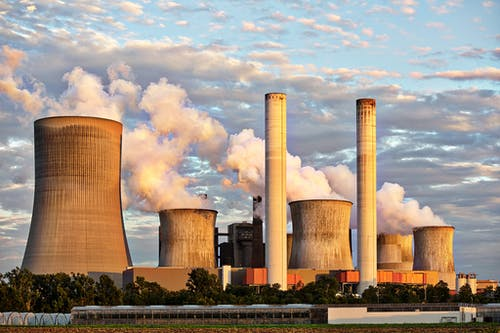
#> input picture Assgnment 1/image.jpg, 500 x 333 px
$ python As1.py
#> lines starting #> are read from the running program, lines starting #| are printed output that depends on the picture; after the words box and inside, x2 and y2 are one past the last pixel; in counts of white or black regions, pixels touching at a corner belong together
import cv2
import numpy as np

def resize_and_threshold(image_path, new_width, new_height, threshold_value):
    # Load the image
#> called with image_path = 'image.jpg', new_width = 400, new_height = 300, threshold_value = 127
    image = cv2.imread(image_path)
#> image is the input picture: shape (333, 500, 3); mean B, G, R 135.3, 147.7, 161.3

    # Resize the image
    resized_image = cv2.resize(image, (new_width, new_height))
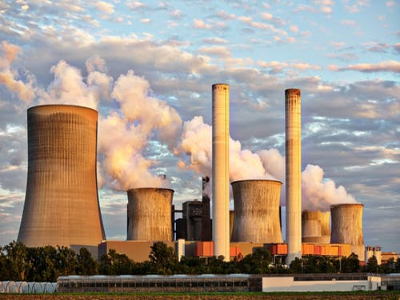
#> resized_image: shape (300, 400, 3); mean B, G, R 135.1, 147.6, 161.2

    # Convert to grayscale
    gray_image = cv2.cvtColor(resized_image, cv2.COLOR_BGR2GRAY)
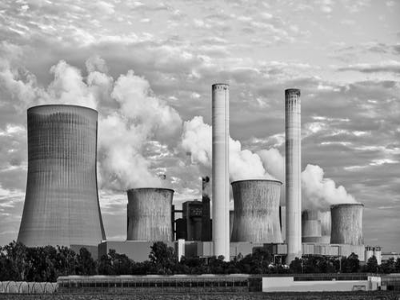
#> gray_image: shape (300, 400); min 0, max 254, mean 150.3

    # Apply binary thresholding
    _, binary_image = cv2.threshold(gray_image, threshold_value, 255, cv2.THRESH_BINARY)
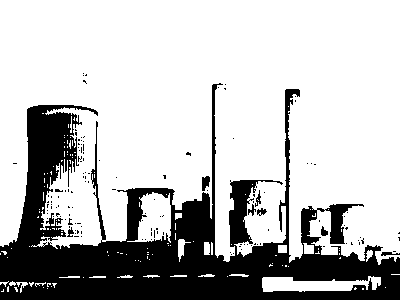
#> binary_image: shape (300, 400); 74.2% white; 133 black regions (125 under 20 px), largest, box (x1, y1, x2, y2) and area: (0, 83, 400, 300) 30229, (202, 176, 210, 191) 88, (257, 208, 267, 216) 46

    # Display original image
    cv2.imshow('Original Image', image)

    # Display resized image
    cv2.imshow('Resized Image', resized_image)

    # Display binary thresholded image
    cv2.imshow('Binary Thresholded Image', binary_image)

    cv2.waitKey(0)
    cv2.destroyAllWindows()

    # Save resized and thresholded images (optional)
    cv2.imwrite('resized_image.jpg', resized_image)
    cv2.imwrite('binary_thresholded_image.jpg', binary_image)

# Example usage
if __name__ == "__main__":
    image_path = 'image.jpg'
    new_width = 400
    new_height = 300
    threshold_value = 127

    resize_and_threshold(image_path, new_width, new_height, threshold_value)
